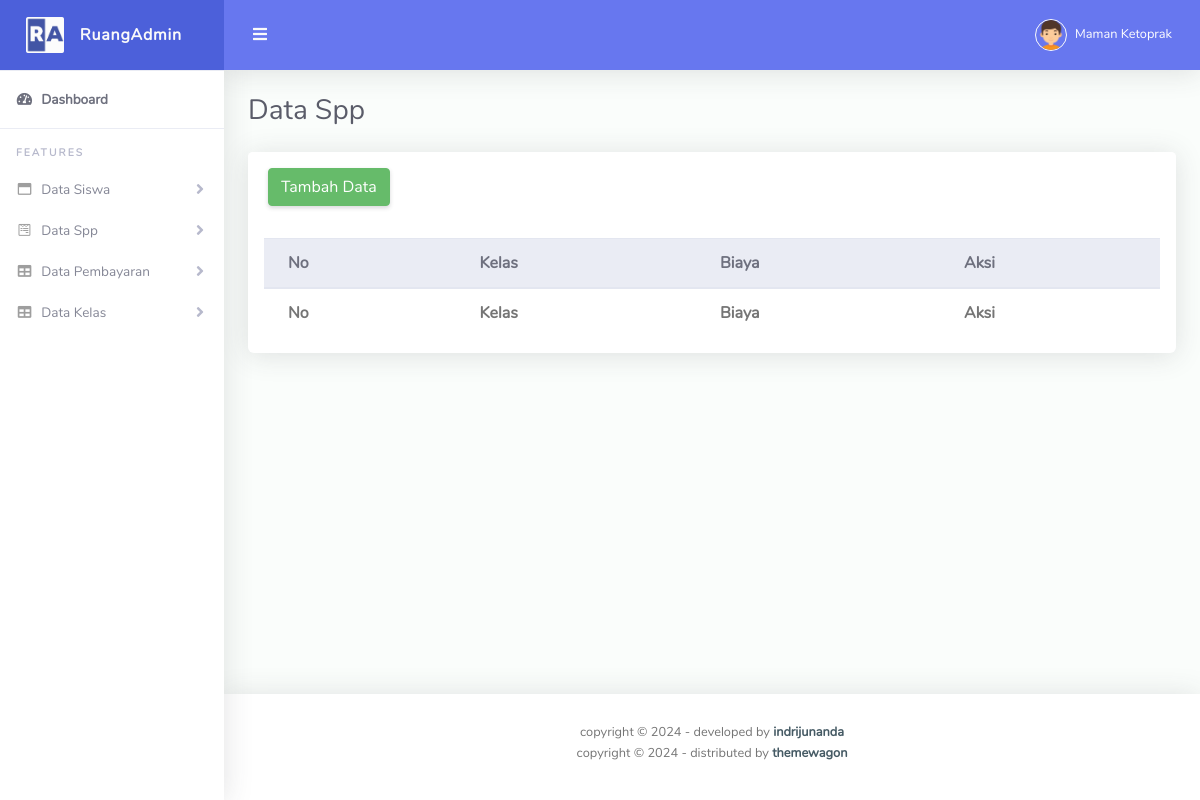
The app's page /admin/spp.php (signed in), older data.
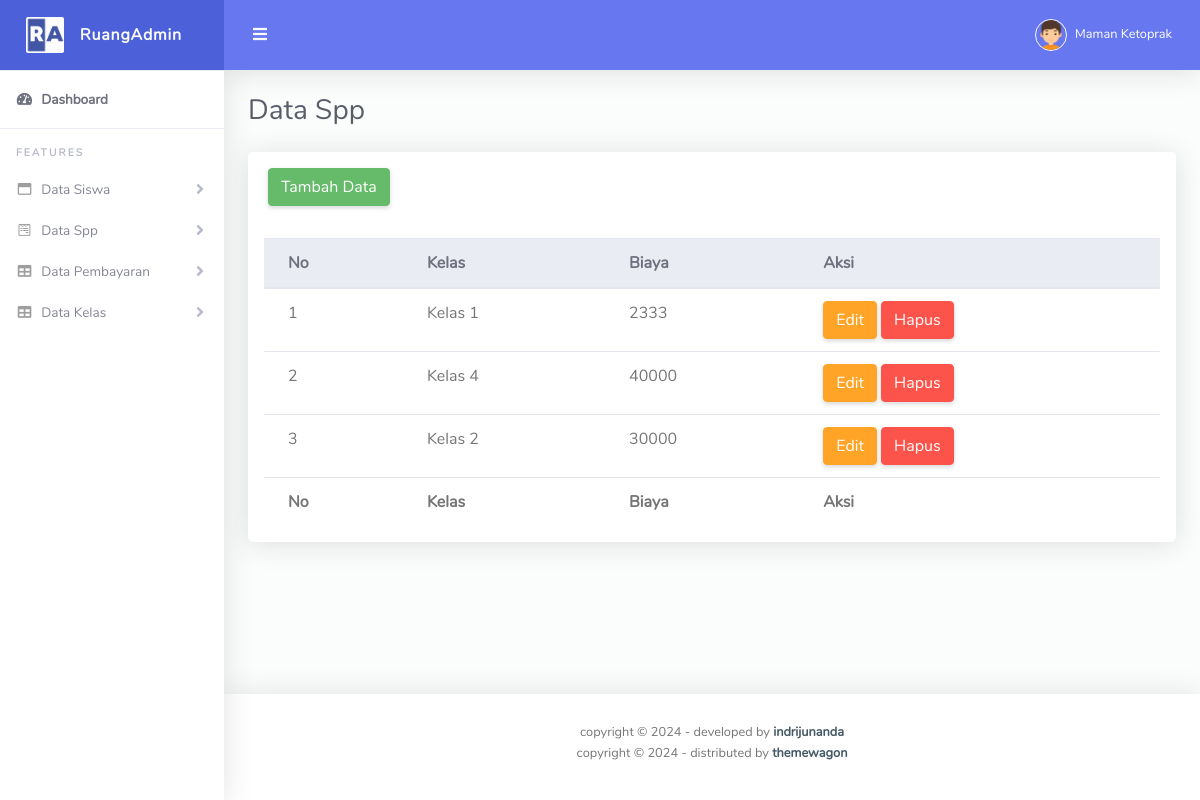
The same page, newer data.
### tables this page shows
CREATE TABLE `spp_221043` (
  `id_221043` int(11) NOT NULL,
  `id_kelas_221043` int(11) NOT NULL,
  `biaya_221043` decimal(10,0) NOT NULL
);

CREATE TABLE `kelas_221043` (
  `id_221043` int(11) NOT NULL,
  `kelas_221043` varchar(255) NOT NULL
);

### admin/spp.php (the view, shortened to what the changed rows need)
<?php
include '../koneksi.php';
?>
<!DOCTYPE html>
<html lang="en">
<head>
  <link href="../assets/vendor/fontawesome-free/css/all.min.css" rel="stylesheet" type="text/css">
  <link href="../assets/vendor/bootstrap/css/bootstrap.min.css" rel="stylesheet" type="text/css">
  <link href="../assets/css/ruang-admin.min.css" rel="stylesheet">
  <link href="../assets/vendor/datatables/dataTables.bootstrap4.min.css" rel="stylesheet">
</head>
<body id="page-top">
  <div id="wrapper">
    <div id="content-wrapper" class="d-flex flex-column">
      <div id="content">
        <div class="container-fluid" id="container-wrapper">
          <div class="d-sm-flex align-items-center justify-content-between mb-4">
            <h1 class="h3 mb-0 text-gray-800">Data Spp</h1>
          </div>
          <div class="row">
            <div class="col-lg-12">
              <div class="card mb-4">
                <div class="table-responsive p-3">
                  <table class="table align-items-center table-flush" id="dataTable">
                    <thead class="thead-light">
                      <tr>
                        <th>No</th>
                        <th>Kelas</th>
                        <th>Biaya</th>
                        <th>Aksi</th>
                      </tr>
                    </thead>
                    <tfoot>
                      <tr>
                        <th>No</th>
                        <th>Kelas</th>
                        <th>Biaya</th>
                        <th>Aksi</th>
                      </tr>
                    </tfoot>
                    <tbody>
                    <?php
                        $no = 1;
                        $tampil = mysqli_query($koneksi, "SELECT
                                                              spp_221043.*,
                                                              kelas_221043.kelas_221043
                                                          FROM
                                                              spp_221043
                                                          JOIN
                                                              kelas_221043 ON spp_221043.id_kelas_221043 = kelas_221043.id_221043
                                                          ");
                        while($data = mysqli_fetch_array($tampil)):
                        ?>
                        <tr>
                          <td><?= $no++ ?></td>
                          <td><?= $data['kelas_221043'] ?></td>
                          <td><?= $data['biaya_221043'] ?></td>
                          <td>
                          <a class="btn btn-warning" href="editspp.php?hal=edit&id=<?= $data['id_221043']?>">Edit</a>
                          <a class="btn btn-danger" href="spp.php?hal=hapus&id=<?= $data['id_221043']?>" onclick="return confirm('Apakah Anda Yakin Ingin Menghapus Data?')">Hapus</a>
                          </td>
                        </tr>
                        <?php
                      endwhile;
                      ?>
                    </tbody>
                  </table>
                </div>
              </div>
            </div>
          </div>
        </div>
      </div>
    </div>
  </div>
</body>
</html>

Row changes from the older to the newer data that the page shows:
added spp_221043: id_kelas_221043.kelas_221043 "Kelas 1", biaya_221043 "2333"
added spp_221043: id_kelas_221043.kelas_221043 "Kelas 4", biaya_221043 "40000"
added spp_221043: id_kelas_221043.kelas_221043 "Kelas 2", biaya_221043 "30000"
